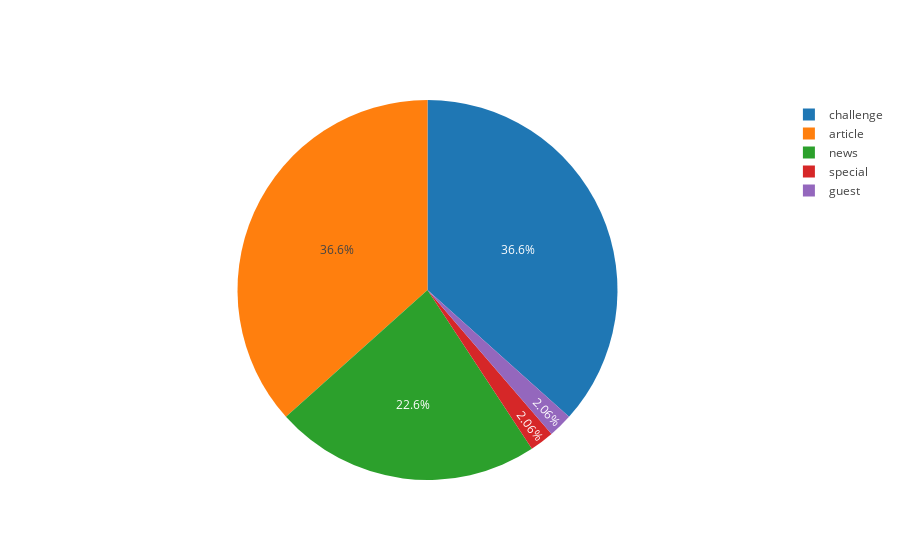

The code cell stored with this chart in its notebook:
### Markdown cell above
In __Jan 2017__ we were most active (well ... that is in # posts, __Jan 2018__ is no less packed!)

### Code cell
labels, values = transpose_list_of_tuples(categories)
pie = go.Pie(labels=labels, values=values)
plotly.offline.iplot([pie], filename="categories")

### Figure 1 — Plotly figure (JSON) as saved in the notebook; plotly's stock layout.template omitted (floating-point values rounded to 4 significant figures)
{"data": [{"labels": ["challenge", "article", "news", "special", "guest"], "type": "pie", "values": [89, 89, 55, 5, 5]}], "layout": {}}
